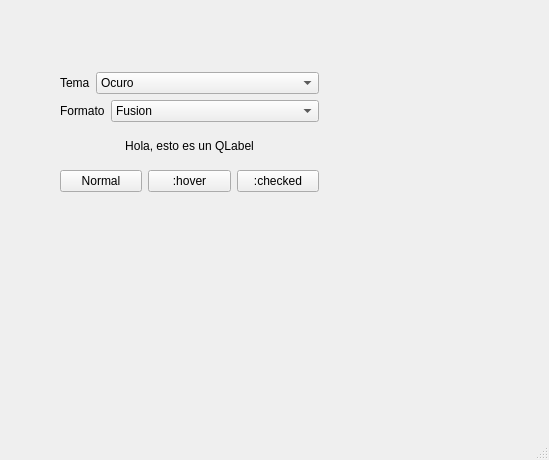
<?xml version="1.0" encoding="UTF-8"?>
<ui version="4.0">
 <class>MainWindow</class>
 <widget class="QMainWindow" name="MainWindow">
  <property name="geometry">
   <rect>
    <x>0</x>
    <y>0</y>
    <width>549</width>
    <height>460</height>
   </rect>
  </property>
  <property name="windowTitle">
   <string>MainWindow</string>
  </property>
  <widget class="QWidget" name="centralwidget">
   <widget class="QWidget" name="">
    <property name="geometry">
     <rect>
      <x>60</x>
      <y>72</y>
      <width>259</width>
      <height>120</height>
     </rect>
    </property>
    <layout class="QVBoxLayout" name="verticalLayout">
     <item>
      <layout class="QHBoxLayout" name="horizontalLayout">
       <item>
        <widget class="QLabel" name="label">
         <property name="text">
          <string>Tema</string>
         </property>
        </widget>
       </item>
       <item>
        <widget class="QComboBox" name="comboBox">
         <property name="sizePolicy">
          <sizepolicy hsizetype="MinimumExpanding" vsizetype="Fixed">
           <horstretch>0</horstretch>
           <verstretch>0</verstretch>
          </sizepolicy>
         </property>
         <item>
          <property name="text">
           <string>Ocuro</string>
          </property>
         </item>
         <item>
          <property name="text">
           <string>Claro</string>
          </property>
         </item>
         <item>
          <property name="text">
           <string>Retro</string>
          </property>
         </item>
        </widget>
       </item>
      </layout>
     </item>
     <item>
      <layout class="QHBoxLayout" name="horizontalLayout_2">
       <item>
        <widget class="QLabel" name="label_3">
         <property name="text">
          <string>Formato</string>
         </property>
        </widget>
       </item>
       <item>
        <widget class="QComboBox" name="comboBox_2">
         <property name="sizePolicy">
          <sizepolicy hsizetype="MinimumExpanding" vsizetype="Fixed">
           <horstretch>0</horstretch>
           <verstretch>0</verstretch>
          </sizepolicy>
         </property>
         <item>
          <property name="text">
           <string>Fusion</string>
          </property>
         </item>
         <item>
          <property name="text">
           <string>Windows</string>
          </property>
         </item>
         <item>
          <property name="text">
           <string>WindowsVista</string>
          </property>
         </item>
        </widget>
       </item>
      </layout>
     </item>
     <item>
      <widget class="QLabel" name="label_2">
       <property name="text">
        <string>Hola, esto es un QLabel</string>
       </property>
       <property name="alignment">
        <set>Qt::AlignmentFlag::AlignCenter</set>
       </property>
      </widget>
     </item>
     <item>
      <layout class="QHBoxLayout" name="horizontalLayout_3">
       <item>
        <widget class="QPushButton" name="pushButton">
         <property name="text">
          <string>Normal</string>
         </property>
         <property name="checkable">
          <bool>true</bool>
         </property>
        </widget>
       </item>
       <item>
        <widget class="QPushButton" name="pushButton_4">
         <property name="text">
          <string>:hover</string>
         </property>
         <property name="checkable">
          <bool>true</bool>
         </property>
        </widget>
       </item>
       <item>
        <widget class="QPushButton" name="pushButton_3">
         <property name="text">
          <string>:checked</string>
         </property>
         <property name="checkable">
          <bool>true</bool>
         </property>
        </widget>
       </item>
      </layout>
     </item>
    </layout>
   </widget>
  </widget>
  <widget class="QMenuBar" name="menubar">
   <property name="geometry">
    <rect>
     <x>0</x>
     <y>0</y>
     <width>549</width>
     <height>33</height>
    </rect>
   </property>
  </widget>
  <widget class="QStatusBar" name="statusbar"/>
 </widget>
 <resources/>
 <connections/>
</ui>
